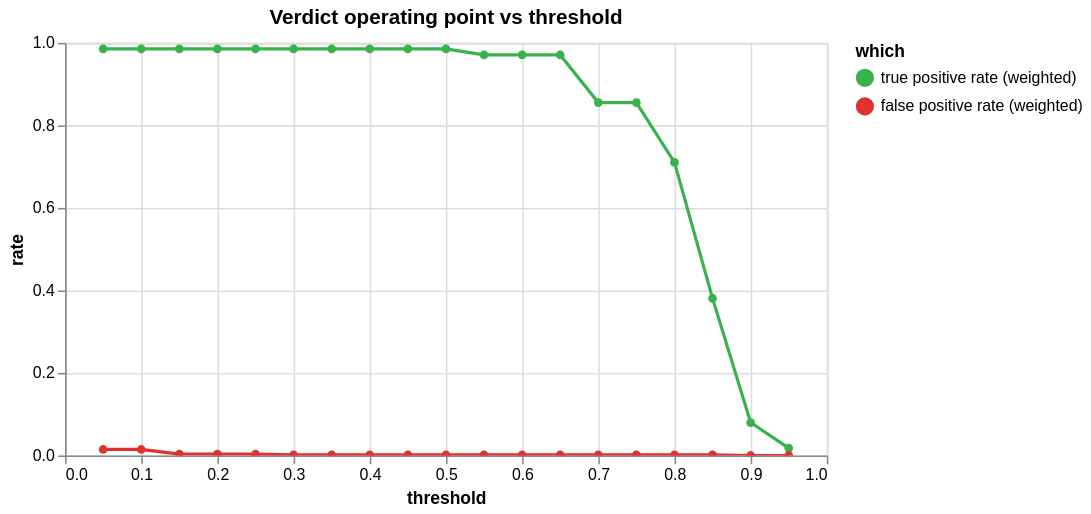

Write notebook code for a chart like this one.
### Code cell
def confusion(frame, threshold):
    pred = frame.score >= threshold
    return pd.DataFrame({
        "labelled blocked": [int((pred & frame.truth).sum()), int((~pred & frame.truth).sum())],
        "labelled benign":  [int((pred & ~frame.truth).sum()), int((~pred & ~frame.truth).sum())],
    }, index=["predicted blocked", "predicted benign"])

print("threshold = 0.5, unweighted counts")
display(confusion(ev, 0.5))

rows = []
for t in np.round(np.arange(0.05, 1.0, 0.05), 2):
    pred = ev.score >= t
    tpr = ev.w[pred & ev.truth].sum() / ev.w[ev.truth].sum()
    fpr = ev.w[pred & ~ev.truth].sum() / ev.w[~ev.truth].sum()
    rows.append({"threshold": t, "rate": tpr, "which": "true positive rate (weighted)"})
    rows.append({"threshold": t, "rate": fpr, "which": "false positive rate (weighted)"})
sweep = pd.DataFrame(rows)

alt.Chart(sweep).mark_line(point=True).encode(
    x="threshold:Q",
    y=alt.Y("rate:Q", scale=alt.Scale(domain=[0, 1])),
    color=alt.Color("which:N", scale=alt.Scale(
        domain=["true positive rate (weighted)", "false positive rate (weighted)"],
        range=["#37b24d", "#e03131"])),
    tooltip=['threshold', 'rate', 'which']
).properties(width=480, height=260, title="Verdict operating point vs threshold").interactive()

### Figure 1 — Vega-Lite specification as saved in the notebook (floating-point values rounded to 4 significant figures)
{"$schema": "https://vega.github.io/schema/vega-lite/v4.17.0.json", "config": {"view": {"continuousHeight": 300, "continuousWidth": 400}}, "data": {"name": "data-ee6fc9e2e39cd838e4fdf3ef05f11045"}, "datasets": {"data-ee6fc9e2e39cd838e4fdf3ef05f11045": [{"rate": 0.9854, "threshold": 0.05, "which": "true positive rate (weighted)"}, {"rate": 0.01457, "threshold": 0.05, "which": "false positive rate (weighted)"}, {"rate": 0.9854, "threshold": 0.1, "which": "true positive rate (weighted)"}, {"rate": 0.01457, "threshold": 0.1, "which": "false positive rate (weighted)"}, {"rate": 0.9854, "threshold": 0.15, "which": "true positive rate (weighted)"}, {"rate": 0.00326, "threshold": 0.15, "which": "false positive rate (weighted)"}, {"rate": 0.9854, "threshold": 0.2, "which": "true positive rate (weighted)"}, {"rate": 0.00326, "threshold": 0.2, "which": "false positive rate (weighted)"}, {"rate": 0.9854, "threshold": 0.25, "which": "true positive rate (weighted)"}, {"rate": 0.00326, "threshold": 0.25, "which": "false positive rate (weighted)"}, {"rate": 0.9854, "threshold": 0.3, "which": "true positive rate (weighted)"}, {"rate": 0.00163, "threshold": 0.3, "which": "false positive rate (weighted)"}, {"rate": 0.9854, "threshold": 0.35, "which": "true positive rate (weighted)"}, {"rate": 0.00163, "threshold": 0.35, "which": "false positive rate (weighted)"}, {"rate": 0.9854, "threshold": 0.4, "which": "true positive rate (weighted)"}, {"rate": 0.00163, "threshold": 0.4, "which": "false positive rate (weighted)"}, {"rate": 0.9854, "threshold": 0.45, "which": "true positive rate (weighted)"}, {"rate": 0.00163, "threshold": 0.45, "which": "false positive rate (weighted)"}, {"rate": 0.9854, "threshold": 0.5, "which": "true positive rate (weighted)"}, {"rate": 0.00163, "threshold": 0.5, "which": "false positive rate (weighted)"}, {"rate": 0.9707, "threshold": 0.55, "which": "true positive rate (weighted)"}, {"rate": 0.00163, "threshold": 0.55, "which": "false positive rate (weighted)"}, {"rate": 0.9707, "threshold": 0.6, "which": "true positive rate (weighted)"}, {"rate": 0.00163, "threshold": 0.6, "which": "false positive rate (weighted)"}, {"rate": 0.9707, "threshold": 0.65, "which": "true positive rate (weighted)"}, {"rate": 0.00163, "threshold": 0.65, "which": "false positive rate (weighted)"}, {"rate": 0.8552, "threshold": 0.7, "which": "true positive rate (weighted)"}, {"rate": 0.00163, "threshold": 0.7, "which": "false positive rate (weighted)"}, {"rate": 0.8552, "threshold": 0.75, "which": "true positive rate (weighted)"}, {"rate": 0.00163, "threshold": 0.75, "which": "false positive rate (weighted)"}, {"rate": 0.7102, "threshold": 0.8, "which": "true positive rate (weighted)"}, {"rate": 0.00163, "threshold": 0.8, "which": "false positive rate (weighted)"}, {"rate": 0.3806, "threshold": 0.85, "which": "true positive rate (weighted)"}, {"rate": 0.00163, "threshold": 0.85, "which": "false positive rate (weighted)"}, {"rate": 0.07971, "threshold": 0.9, "which": "true positive rate (weighted)"}, {"rate": 0, "threshold": 0.9, "which": "false positive rate (weighted)"}, {"rate": 0.01789, "threshold": 0.95, "which": "true positive rate (weighted)"}, {"rate": 0, "threshold": 0.95, "which": "false positive rate (weighted)"}]}, "encoding": {"color": {"field": "which", "scale": {"domain": ["true positive rate (weighted)", "false positive rate (weighted)"], "range": ["#37b24d", "#e03131"]}, "type": "nominal"}, "tooltip": [{"field": "threshold", "type": "quantitative"}, {"field": "rate", "type": "quantitative"}, {"field": "which", "type": "nominal"}], "x": {"field": "threshold", "type": "quantitative"}, "y": {"field": "rate", "scale": {"domain": [0, 1]}, "type": "quantitative"}}, "height": 260, "mark": {"point": true, "type": "line"}, "selection": {"selector003": {"bind": "scales", "encodings": ["x", "y"], "type": "interval"}}, "title": "Verdict operating point vs threshold", "width": 480}
